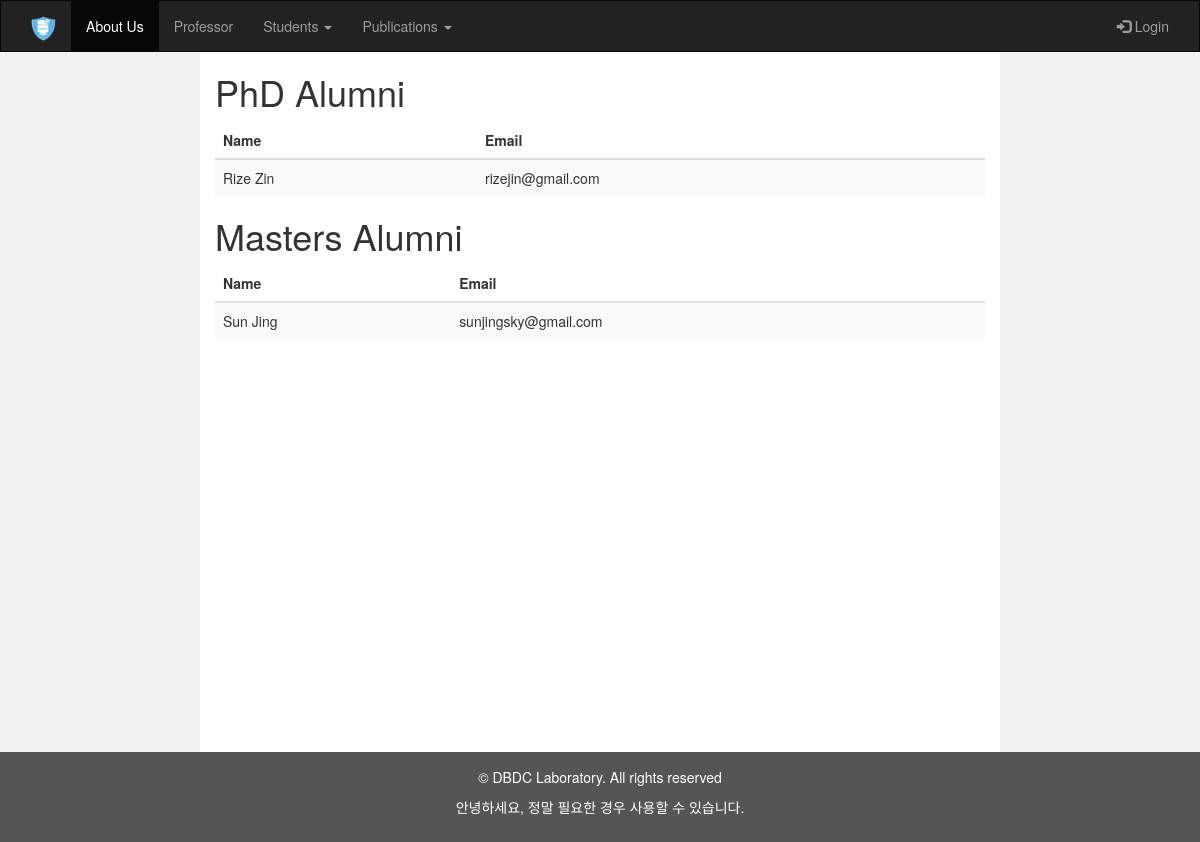
The page /dbdc/index.php?alumni on the database its author committed.
### tables this page shows
CREATE TABLE `student_tbl` (
  `std_id` int(100) NOT NULL,
  `std_name` varchar(100) NOT NULL,
  `std_email` varchar(100) NOT NULL,
  `std_research` text,
  `std_type` varchar(50) NOT NULL
);

### dbdc/includes/alumni.php (the view)
<?php
include 'dbconn.php';
$masteral="SELECT * FROM student_tbl where std_type='Master Alumni' ;";
$phdal="SELECT * FROM student_tbl where std_type='PhD Alumni' ;";
$sql = array('PhD Alumni'=>$phdal,'Masters Alumni'=> $masteral);
$results = [];
foreach($sql as $key => $value){
	$result=mysqli_query($conn,$value);
	$res = array('name'=>$key,'data'=>$result);
	array_push($results,$res);
}
?>
<div class="container-fluid text-center">
	<div class="row content">
		<div class="col-sm-2 sidenav">
		</div>
		<div class="col-sm-8 text-left">
			<?php foreach($results as $result){?>
				<h1><?php echo $result['name'] ?></h1>
				<table class="table table-striped">
					<thead>
						<tr>
							<th>Name</th>
							<th>Email</th>
						</tr>
					</thead>
					<tbody>
						<?php
						$rows = $result['data'];
						while($r = mysqli_fetch_assoc($rows)) {
							?>
							<tr>
								<td><?php echo $r["std_name"]?></td>
								<td><?php echo $r["std_email"]?></td>
							</tr>
						<?php }?>
					</tbody>
				</table>
			<?php }?>
		</div>
		<div class="col-sm-2 sidenav">
		</div>
	</div>
</div>

### dbdc/index.php (style rules this page uses)
.row.content { height: 700px; }
.sidenav { padding-top: 20px; background-color: #f1f1f1; height: 100%; }

### rows shown on the page
student_tbl: std_name "Rize Zin", std_email "rizejin@gmail.com"
student_tbl: std_name "Sun Jing", std_email "sunjingsky@gmail.com"

### other values the page prints
$result['name'] "PhD Alumni"
$result['name'] "Masters Alumni"
